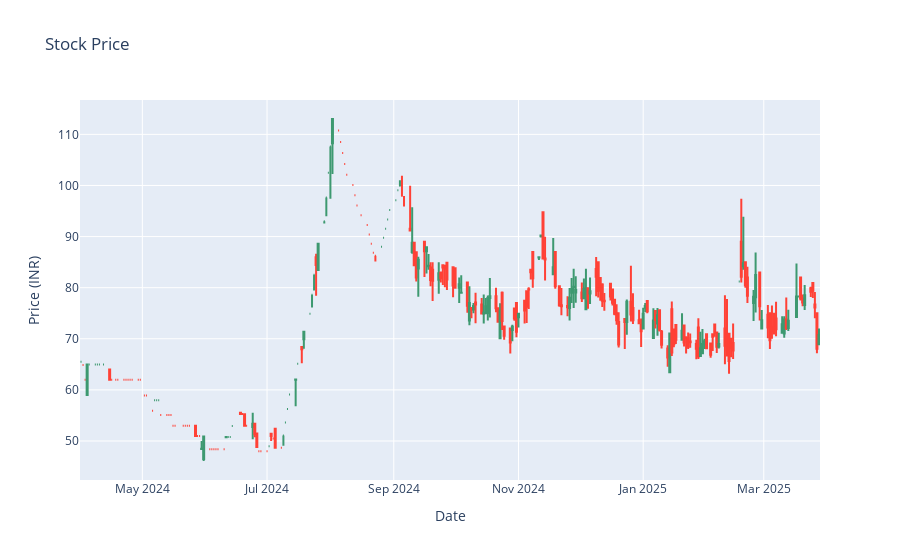

Notebook cell for this chart:
### Markdown cell above
2.Visual Insights

### Code cell
import plotly.graph_objects as go
fig = go.Figure(data=[go.Candlestick(
    x=df.index,
    open=df[('RELIABLE.NS', 'Open')],
    high=df[('RELIABLE.NS', 'High')],
    low=df[('RELIABLE.NS', 'Low')],
    close=df[('RELIABLE.NS', 'Close')]
)])

fig.update_layout(
    title='Stock Price',
    xaxis_title='Date',
    yaxis_title='Price (INR)',
    xaxis_rangeslider_visible=False
)
fig.show()

### Figure 1 — Plotly figure (JSON) as saved in the notebook; plotly's stock layout.template omitted (floating-point values rounded to 4 significant figures; data arrays with more than 128 entries replaced by an {"elided": "..."} marker saying what was removed)
{"data": [{"close": {"elided": "248 float values"}, "high": {"elided": "248 float values"}, "low": {"elided": "248 float values"}, "open": {"elided": "248 float values"}, "type": "candlestick", "x": {"elided": "248 str values"}}], "layout": {"autosize": true, "title": {"text": "Stock Price"}, "xaxis": {"autorange": true, "range": ["2024-03-31 12:00", "2025-03-28 12:00"], "rangeslider": {"visible": false, "yaxis": {}}, "title": {"text": "Date"}, "type": "date"}, "yaxis": {"autorange": true, "range": [42.36, 116.7], "title": {"text": "Price (INR)"}}}}
